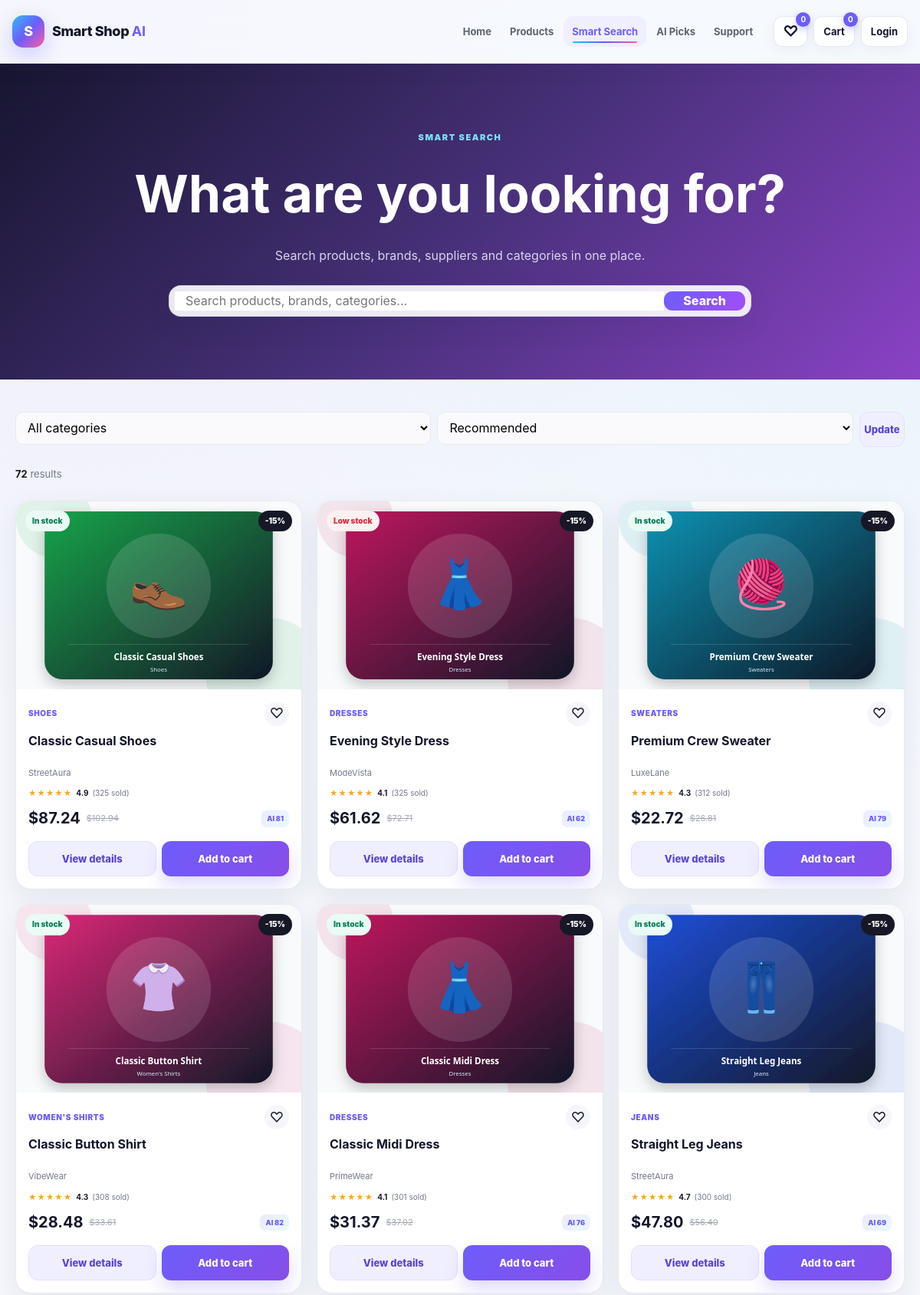
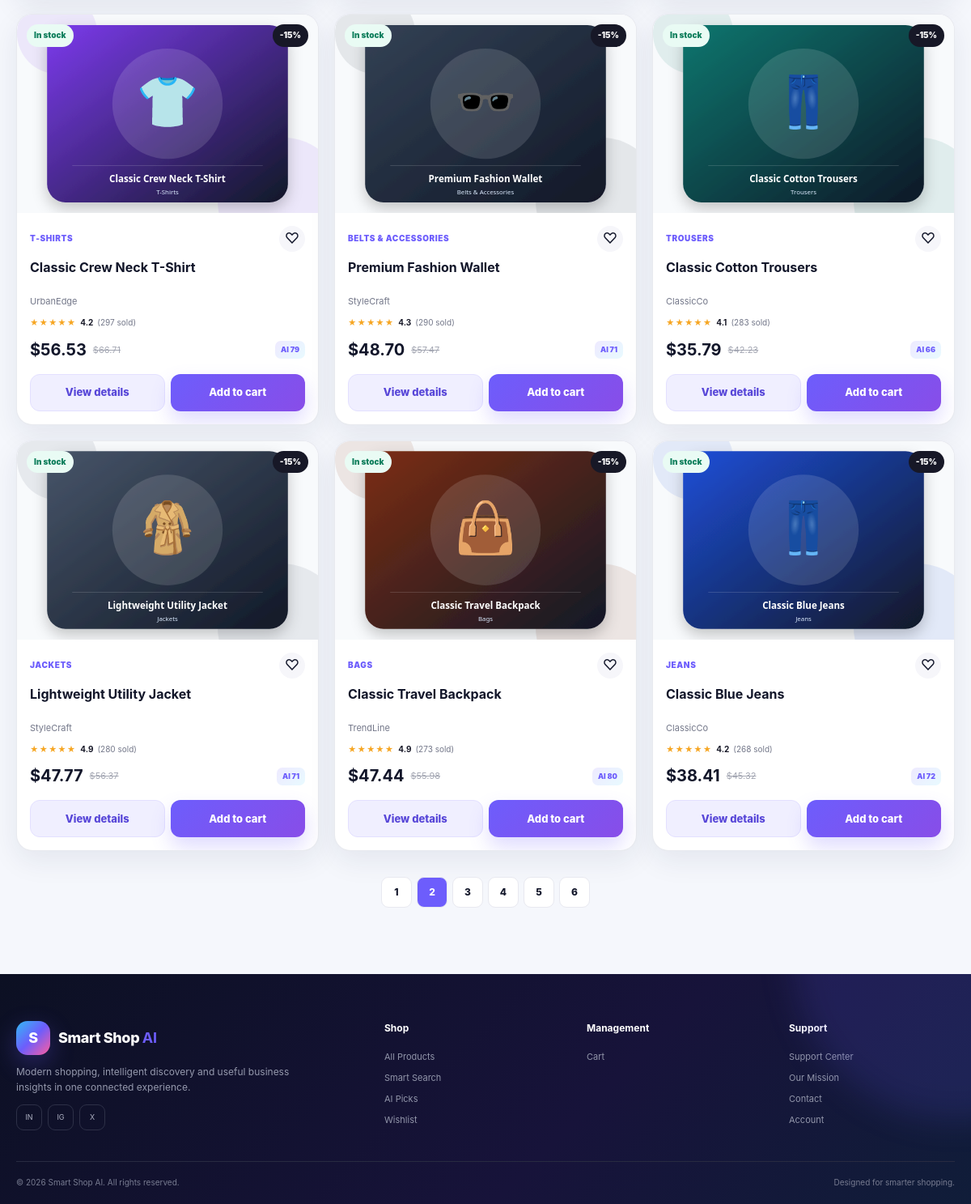
The page /search?q=&category=All&sort=featured&page=2 on the database its author committed (2 pictures, top to bottom).
### tables this page shows
CREATE TABLE products (
                product_id INTEGER PRIMARY KEY AUTOINCREMENT,
                name TEXT NOT NULL,
                category TEXT NOT NULL,
                brand TEXT DEFAULT '',
                price REAL NOT NULL DEFAULT 0,
                stock INTEGER NOT NULL DEFAULT 0,
                rating REAL NOT NULL DEFAULT 0,
                sales INTEGER NOT NULL DEFAULT 0,
                supplier TEXT DEFAULT '',
                links TEXT DEFAULT '',
                content TEXT DEFAULT '',
                description TEXT DEFAULT '',
                image TEXT DEFAULT '',
                created_at TEXT DEFAULT CURRENT_TIMESTAMP
            );

### app.py (the view)
@app.route("/search")
def search():
    keyword = request.args.get("q", "").strip()
    category = request.args.get("category", "All").strip() or "All"
    sort = request.args.get("sort", "featured").strip()
    try: page = int(request.args.get("page", 1))
    except ValueError: page = 1
    db = DatabaseManager()
    try:
        all_items = list(db.search_and_filter(keyword, category, sort))
        categories = db.get_categories()
    finally:
        db.close()
    items, page, pages, total = paginate(all_items, page, 12)
    return render_template("search.html", products=items, categories=categories, keyword=keyword,
                           selected_category=category, selected_sort=sort, page=page, pages=pages, total=total)

### app.py (called while the page is built, shortened)
def cart_map():
    raw = session.get("cart", {})
    if isinstance(raw, dict):
        clean = {}
        for key, value in raw.items():
            try:
                pid, qty = int(key), max(1, int(value))
                clean[pid] = qty
            except (TypeError, ValueError):
                continue
        return clean

def wishlist_ids():
    raw = session.get("wishlist", [])
    if not isinstance(raw, list):
        return []
    result = []
    return result

def ai_score(product):
    sales = int(product["sales"] or 0)
    rating = float(product["rating"] or 0)
    stock = int(product["stock"] or 0)
    sales_component = min(sales / 420, 1) * 45
    rating_component = min(rating / 5, 1) * 30
    availability_component = min(stock / 85, 1) * 25
    return round(sales_component + rating_component + availability_component)

def paginate(items, page, per_page=12):
    total = len(items)
    pages = max(1, ceil(total / per_page))
    page = min(max(1, page), pages)
    start = (page - 1) * per_page
    return items[start:start + per_page], page, pages, total

@app.context_processor
def global_shop_data():
    cart = cart_map()
    wish = wishlist_ids()
    return {
        "cart_count": sum(cart.values()),
        "cart_map": cart,
        "wishlist_count": len(wish),
        "wishlist_ids": wish,
        "current_endpoint": request.endpoint or "",
        "ai_score": ai_score,
        "is_admin": is_admin(),
    }

@app.before_request
def startup():
    if not getattr(app, "_catalogue_ready", False):
        ensure_catalogue()
        app._catalogue_ready = True

def is_admin():
    return session.get("role") == "admin"

### database/database.py (called while the page is built)
    def close(self) -> None:
        try:
            self.connection.close()
        except Exception:
            pass

    def get_categories(self):
        rows = self.cursor.execute(
            """
            SELECT category, COUNT(*) AS product_count, COALESCE(SUM(sales),0) AS sales,
                   COALESCE(SUM(stock),0) AS stock
            FROM products
            GROUP BY category
            ORDER BY category COLLATE NOCASE
            """
        ).fetchall()
        return [row["category"] for row in rows]

### templates/search.html (shortened to what this page needs)
{% extends "base.html" %}{% from "_macros.html" import product_card with context %}
{% block content %}
<section class="search-hero"><div class="shell search-center"><span class="kicker light-kicker">SMART SEARCH</span><h1>What are you looking for?</h1><p>Search products, brands, suppliers and categories in one place.</p><form class="search-mega" method="GET" action="{{ url_for('search') }}"><input name="q" value="{{ keyword }}" placeholder="Search products, brands, categories..."><button type="submit">Search</button></form></div></section>
<section class="section compact-top"><div class="shell"><form class="mini-filters" method="GET" action="{{ url_for('search') }}"><select name="category"><option value="All">All categories</option></select><select name="sort"><option value="featured">Recommended</option></select><button class="btn btn-soft" type="submit">Update</button></form><div class="results-line"><div><b>{{ total }}</b> results</div></div>{% if products %}<div class="product-grid product-grid-3">{% for p in products %}{{ product_card(p) }}{% endfor %}</div>{% else %}<div class="empty-state"><div class="empty-symbol">?</div><h2>No matching products</h2><p>Try a broader search or explore the full catalogue.</p><a class="btn btn-primary" href="{{ url_for('products') }}">Browse products</a></div>{% endif %}{% if pages > 1 %}<nav class="pagination">{% for n in range(1,pages+1) %}<a class="{% if n==page %}current{% endif %}" href="{{ url_for('search', q=keyword, category=selected_category, sort=selected_sort, page=n) }}">{{ n }}</a>{% endfor %}</nav>{% endif %}</div></section>
{% endblock %}

### templates/_macros.html
{% macro product_card(product) %}
<article class="product-card reveal">
  <a class="product-media" href="{{ url_for('product_detail', product_id=product.product_id) }}">
    <img src="{{ url_for('static', filename='images/' + (product.image or 'product_1.svg')) }}" alt="{{ product.name }}" loading="lazy">
    <span class="product-badge {% if product.stock <= 12 %}badge-danger{% endif %}">{% if product.stock <= 0 %}Out of stock{% elif product.stock <= 12 %}Low stock{% else %}In stock{% endif %}</span>
    <span class="discount-badge">-15%</span>
  </a>
  <div class="product-copy">
    <div class="product-topline"><span class="category-tag">{{ product.category }}</span><a class="heart {% if product.product_id in wishlist_ids %}saved{% endif %}" href="{{ url_for('toggle_wishlist', product_id=product.product_id) }}" aria-label="Toggle wishlist">&#9825;</a></div>
    <h3><a href="{{ url_for('product_detail', product_id=product.product_id) }}">{{ product.name }}</a></h3>
    <p class="brand-line">{{ product.brand }}</p>
    <div class="rating-row"><span class="stars">&#9733;&#9733;&#9733;&#9733;&#9733;</span><b>{{ '%.1f'|format(product.rating) }}</b><span>({{ product.sales }} sold)</span></div>
    <div class="price-row"><strong>${{ '%.2f'|format(product.price) }}</strong><del>${{ '%.2f'|format(product.price * 1.18) }}</del><span class="ai-pill">AI {{ ai_score(product) }}</span></div>
    <div class="card-actions"><a class="btn btn-soft" href="{{ url_for('product_detail', product_id=product.product_id) }}">View details</a><a class="btn btn-primary" href="{{ url_for('add_to_cart', product_id=product.product_id) }}">Add to cart</a></div>
  </div>
</article>
{% endmacro %}

### rows shown on the page
products: image (picture), stock "In stock", category "SHOES", name "Classic Casual Shoes", brand "StreetAura", rating "4.9", sales "325", price "87.24", product.price*1.18 "102.94", ai_score "81"
products: image (picture), stock "Low stock", category "DRESSES", name "Evening Style Dress", brand "ModeVista", rating "4.1", sales "325", price "61.62", product.price*1.18 "72.71", ai_score "62"
products: image (picture), stock "In stock", category "SWEATERS", name "Premium Crew Sweater", brand "LuxeLane", rating "4.3", sales "312", price "22.72", product.price*1.18 "26.81", ai_score "79"
products: image (picture), stock "In stock", category "WOMEN'S SHIRTS", name "Classic Button Shirt", brand "VibeWear", rating "4.3", sales "308", price "28.48", product.price*1.18 "33.61", ai_score "82"
products: image (picture), stock "In stock", category "DRESSES", name "Classic Midi Dress", brand "PrimeWear", rating "4.1", sales "301", price "31.37", product.price*1.18 "37.02", ai_score "76"
products: image (picture), stock "In stock", category "JEANS", name "Straight Leg Jeans", brand "StreetAura", rating "4.7", sales "300", price "47.80", product.price*1.18 "56.40", ai_score "69"
products: image (picture), stock "In stock", category "T-SHIRTS", name "Classic Crew Neck T-Shirt", brand "UrbanEdge", rating "4.2", sales "297", price "56.53", product.price*1.18 "66.71", ai_score "79"
products: image (picture), stock "In stock", category "BELTS & ACCESSORIES", name "Premium Fashion Wallet", brand "StyleCraft", rating "4.3", sales "290", price "48.70", product.price*1.18 "57.47", ai_score "71"
products: image (picture), stock "In stock", category "TROUSERS", name "Classic Cotton Trousers", brand "ClassicCo", rating "4.1", sales "283", price "35.79", product.price*1.18 "42.23", ai_score "66"
products: image (picture), stock "In stock", category "JACKETS", name "Lightweight Utility Jacket", brand "StyleCraft", rating "4.9", sales "280", price "47.77", product.price*1.18 "56.37", ai_score "71"
products: image (picture), stock "In stock", category "BAGS", name "Classic Travel Backpack", brand "TrendLine", rating "4.9", sales "273", price "47.44", product.price*1.18 "55.98", ai_score "80"
products: image (picture), stock "In stock", category "JEANS", name "Classic Blue Jeans", brand "ClassicCo", rating "4.2", sales "268", price "38.41", product.price*1.18 "45.32", ai_score "72"

### other values the page prints
{{ wishlist_count }} "0"
{{ cart_count }} "0"
{{ total }} "72"
{{ n }} "1" "2" "3" "4" "5" "6"
